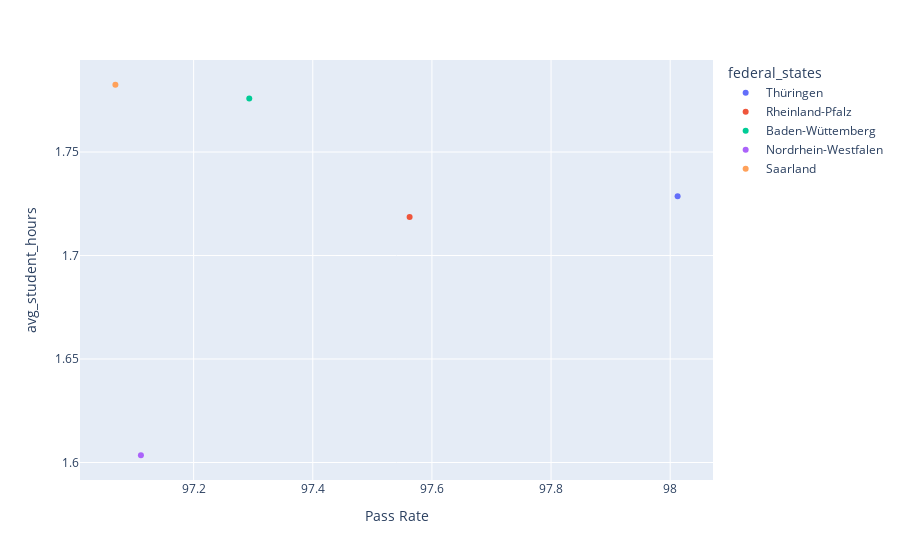

Here is the notebook cell this chart was saved with:
### Code cell
fig = px.scatter(hypothese2_ploty, x='Pass Rate', y='avg_student_hours', color="federal_states", trendline='ols')
fig.show()

### Figure 1 — Plotly figure (JSON) as saved in the notebook; plotly's stock layout.template omitted (floating-point values rounded to 4 significant figures)
{"data": [{"hovertemplate": "federal_states=Thüringen<br>Pass Rate=%{x}<br>avg_student_hours=%{y}<extra></extra>", "legendgroup": "Thüringen", "marker": {"color": "#636efa", "symbol": "circle"}, "mode": "markers", "name": "Thüringen", "orientation": "v", "showlegend": true, "type": "scatter", "x": [98.01], "xaxis": "x", "y": [1.729], "yaxis": "y"}, {"hovertemplate": "federal_states=Thüringen<extra></extra>", "legendgroup": "Thüringen", "marker": {"color": "#636efa", "symbol": "circle"}, "mode": "lines", "name": "Thüringen", "showlegend": false, "type": "scatter", "xaxis": "x", "yaxis": "y"}, {"hovertemplate": "federal_states=Rheinland-Pfalz<br>Pass Rate=%{x}<br>avg_student_hours=%{y}<extra></extra>", "legendgroup": "Rheinland-Pfalz", "marker": {"color": "#EF553B", "symbol": "circle"}, "mode": "markers", "name": "Rheinland-Pfalz", "orientation": "v", "showlegend": true, "type": "scatter", "x": [97.56], "xaxis": "x", "y": [1.719], "yaxis": "y"}, {"hovertemplate": "federal_states=Rheinland-Pfalz<extra></extra>", "legendgroup": "Rheinland-Pfalz", "marker": {"color": "#EF553B", "symbol": "circle"}, "mode": "lines", "name": "Rheinland-Pfalz", "showlegend": false, "type": "scatter", "xaxis": "x", "yaxis": "y"}, {"hovertemplate": "federal_states=Baden-Wüttemberg<br>Pass Rate=%{x}<br>avg_student_hours=%{y}<extra></extra>", "legendgroup": "Baden-Wüttemberg", "marker": {"color": "#00cc96", "symbol": "circle"}, "mode": "markers", "name": "Baden-Wüttemberg", "orientation": "v", "showlegend": true, "type": "scatter", "x": [97.29], "xaxis": "x", "y": [1.776], "yaxis": "y"}, {"hovertemplate": "federal_states=Baden-Wüttemberg<extra></extra>", "legendgroup": "Baden-Wüttemberg", "marker": {"color": "#00cc96", "symbol": "circle"}, "mode": "lines", "name": "Baden-Wüttemberg", "showlegend": false, "type": "scatter", "xaxis": "x", "yaxis": "y"}, {"hovertemplate": "federal_states=Nordrhein-Westfalen<br>Pass Rate=%{x}<br>avg_student_hours=%{y}<extra></extra>", "legendgroup": "Nordrhein-Westfalen", "marker": {"color": "#ab63fa", "symbol": "circle"}, "mode": "markers", "name": "Nordrhein-Westfalen", "orientation": "v", "showlegend": true, "type": "scatter", "x": [97.11], "xaxis": "x", "y": [1.604], "yaxis": "y"}, {"hovertemplate": "federal_states=Nordrhein-Westfalen<extra></extra>", "legendgroup": "Nordrhein-Westfalen", "marker": {"color": "#ab63fa", "symbol": "circle"}, "mode": "lines", "name": "Nordrhein-Westfalen", "showlegend": false, "type": "scatter", "xaxis": "x", "yaxis": "y"}, {"hovertemplate": "federal_states=Saarland<br>Pass Rate=%{x}<br>avg_student_hours=%{y}<extra></extra>", "legendgroup": "Saarland", "marker": {"color": "#FFA15A", "symbol": "circle"}, "mode": "markers", "name": "Saarland", "orientation": "v", "showlegend": true, "type": "scatter", "x": [97.07], "xaxis": "x", "y": [1.783], "yaxis": "y"}, {"hovertemplate": "federal_states=Saarland<extra></extra>", "legendgroup": "Saarland", "marker": {"color": "#FFA15A", "symbol": "circle"}, "mode": "lines", "name": "Saarland", "showlegend": false, "type": "scatter", "xaxis": "x", "yaxis": "y"}], "layout": {"legend": {"title": {"text": "federal_states"}, "tracegroupgap": 0}, "margin": {"t": 60}, "xaxis": {"anchor": "y", "domain": [0, 1], "title": {"text": "Pass Rate"}}, "yaxis": {"anchor": "x", "domain": [0, 1], "title": {"text": "avg_student_hours"}}}}
